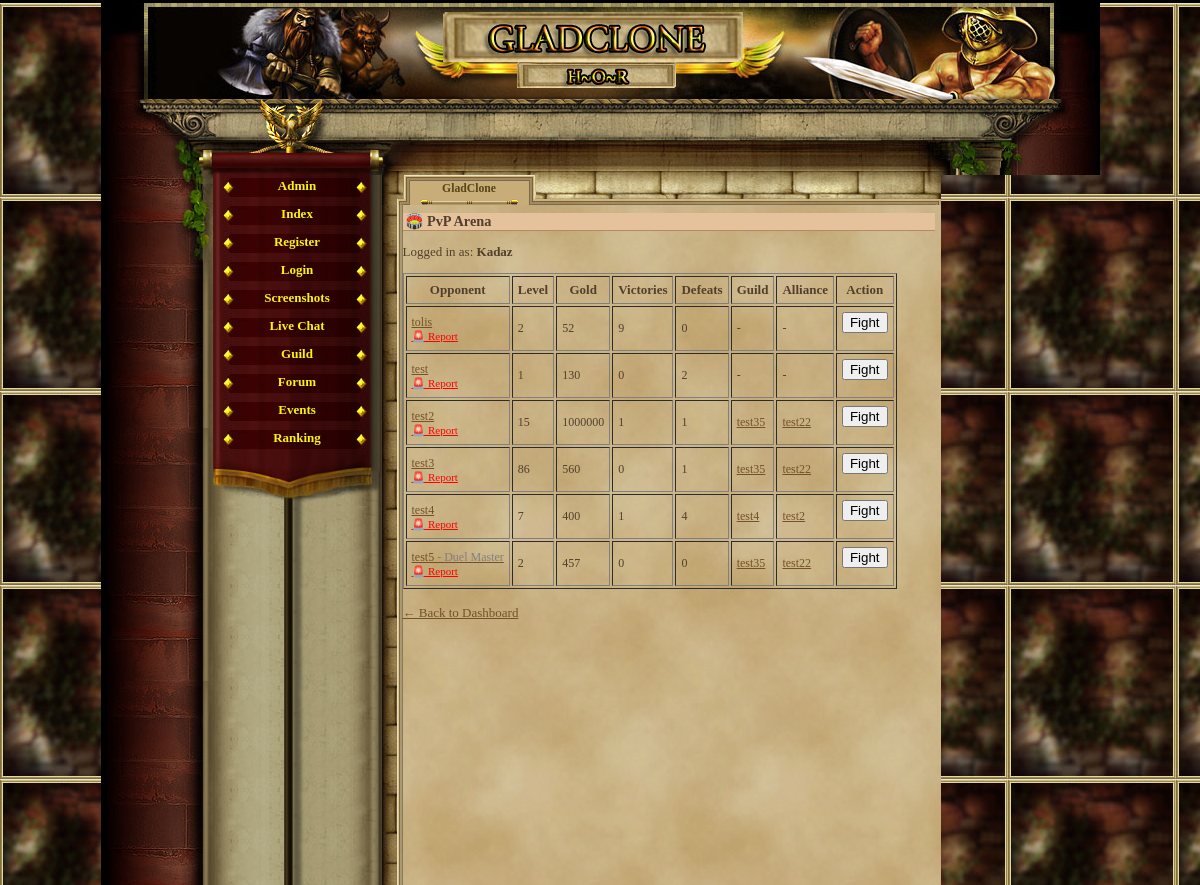
Page /pvp_arena.php (signed in) on the earlier database version.
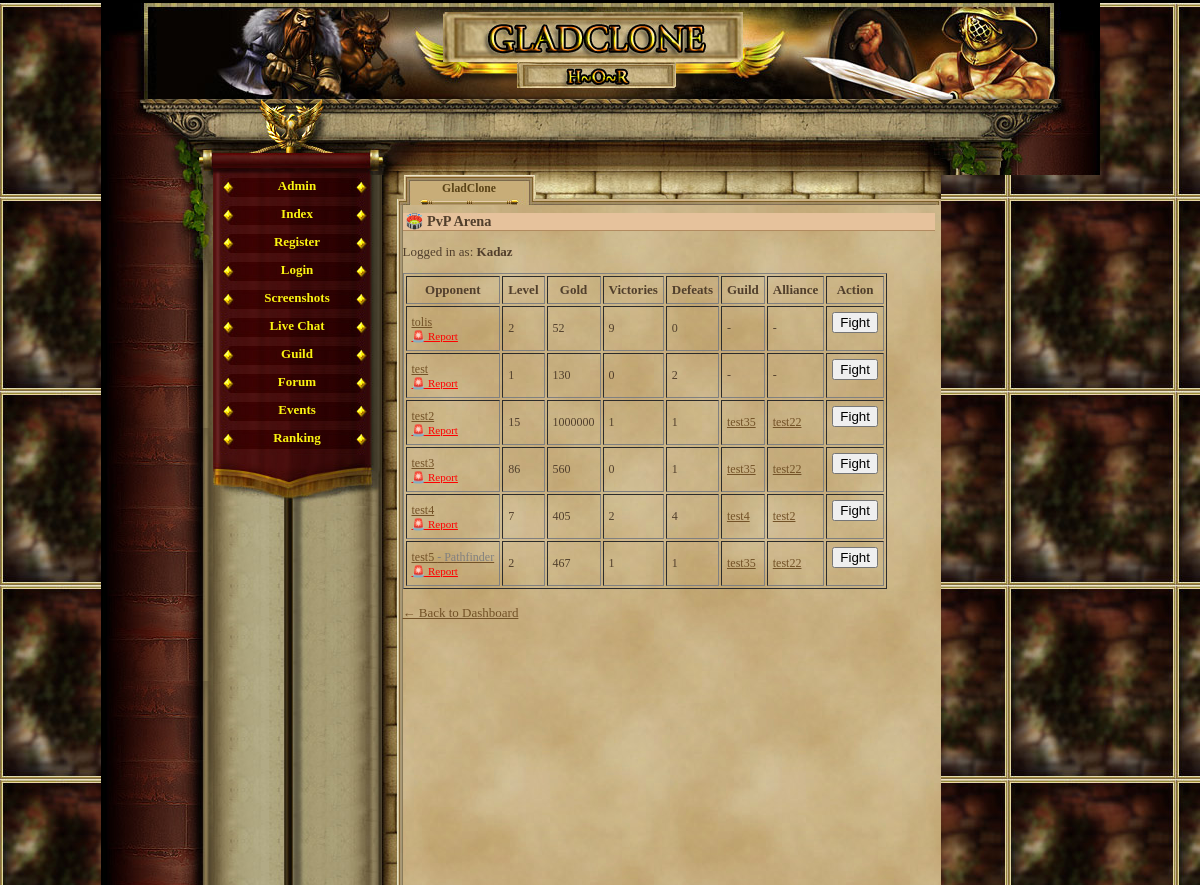
Same page on the later database version.
### tables this page shows
CREATE TABLE `gracze` (
  `id` int(11) NOT NULL AUTO_INCREMENT,
  `gracz` int(11) NOT NULL DEFAULT '0',
  `login` varchar(24) NOT NULL,
  `haslo` varchar(40) NOT NULL,
  `email` varchar(40) NOT NULL,
  `plec` tinyint(4) NOT NULL DEFAULT '0',
  `avatar` tinyint(4) NOT NULL DEFAULT '1',
  `pregunta` text NOT NULL,
  `respuesta` text NOT NULL,
  `rank` int(1) NOT NULL DEFAULT '1',
  `nivel` int(1) NOT NULL DEFAULT '1',
  `exp` int(1) NOT NULL DEFAULT '0',
  `exp_max` int(1) NOT NULL DEFAULT '10',
  `honor` int(1) NOT NULL DEFAULT '0',
  `fama` int(1) NOT NULL DEFAULT '0',
  `victorias` int(1) NOT NULL DEFAULT '0',
  `perdidas` int(1) NOT NULL DEFAULT '0',
  `oro_robado` int(1) NOT NULL DEFAULT '0',
  `oro_perdido` int(1) NOT NULL DEFAULT '0',
  `atak` int(5) NOT NULL DEFAULT '0',
  `obrona` int(3) NOT NULL DEFAULT '0',
  `sila` int(1) NOT NULL DEFAULT '5',
  `sila_i` int(1) NOT NULL DEFAULT '0',
  `sila_max` int(1) NOT NULL DEFAULT '10',
  `zrecznosc` int(1) NOT NULL DEFAULT '5',
  `zrecznosc_i` int(1) NOT NULL DEFAULT '0',
  `zrecznosc_max` int(1) NOT NULL DEFAULT '10',
  `wyrzymalosc` int(1) NOT NULL DEFAULT '5',
  `wyrzymalosc_i` int(1) NOT NULL DEFAULT '0',
  `wyrzymalosc_max` int(1) NOT NULL DEFAULT '10',
  `constitucion` int(1) NOT NULL DEFAULT '5',
  `constitucion_i` int(1) NOT NULL DEFAULT '0',
  `constitucion_max` int(1) NOT NULL DEFAULT '10',
  `carisma` int(1) NOT NULL DEFAULT '5',
  `carisma_i` int(1) NOT NULL DEFAULT '0',
  `carisma_max` int(1) NOT NULL DEFAULT '10',
  `inteligencja` int(1) NOT NULL DEFAULT '5',
  `inteligencja_i` int(1) NOT NULL DEFAULT '0',
  `inteligencja_max` int(1) NOT NULL DEFAULT '10',
  `mdchance` int(1) NOT NULL DEFAULT '0',
  `dhchance` int(1) NOT NULL DEFAULT '0',
  `ctchance` int(1) NOT NULL DEFAULT '0',
  `zycie` int(100) NOT NULL DEFAULT '100',
  `zycie_max` int(100) NOT NULL DEFAULT '100',
  `obrazenia_min` int(1) NOT NULL DEFAULT '0',
  `obrazenia_max` int(3) NOT NULL DEFAULT '2',
  `zloto` int(100) NOT NULL DEFAULT '150',
  `zloto_skarbiec` int(11) NOT NULL,
  `punkty` int(11) NOT NULL,
  `pracuje` int(11) NOT NULL,
  `ostatnia_walka_pvp` int(11) NOT NULL,
  `ostatnia_walka_pvc` int(11) NOT NULL,
  `ostatnio_zregenerowano` int(11) NOT NULL,
  `titulo` varchar(24) NOT NULL DEFAULT 'Newbie',
  `arena_level` int(11) NOT NULL,
  `rubies` int(11) NOT NULL DEFAULT '0',
  `centurion_time` int(11) NOT NULL,
  `reportes` int(1) NOT NULL DEFAULT '0',
  `mensajes` int(1) NOT NULL DEFAULT '0',
  `noticias` int(1) NOT NULL DEFAULT '0',
  `bendicion1_type` int(11) NOT NULL,
  `bendicion1_time` int(11) NOT NULL,
  `bendicion2_type` int(11) NOT NULL,
  `bendicion2_time` int(11) NOT NULL,
  `bendicion3_type` int(11) NOT NULL,
  `bendicion3_time` int(11) NOT NULL,
  `bendicion4_type` int(11) NOT NULL,
  `bendicion4_time` int(11) NOT NULL,
  `ostatnia_aktywnosc` int(11) NOT NULL DEFAULT '0',
  `username_locked` tinyint(1) NOT NULL DEFAULT '0',
  `lock_login` tinyint(1) NOT NULL DEFAULT '0',
  `is_admin` tinyint(1) NOT NULL DEFAULT '0',
  `title` varchar(100) DEFAULT NULL,
  `is_banned` tinyint(1) NOT NULL DEFAULT '0',
  PRIMARY KEY (`id`),
  UNIQUE KEY `login` (`login`)
);

CREATE TABLE `guilds` (
  `id` int(11) NOT NULL AUTO_INCREMENT,
  `name` varchar(50) NOT NULL,
  `tag` varchar(10) NOT NULL,
  `description` text,
  `created_at` datetime DEFAULT CURRENT_TIMESTAMP,
  `flag` varchar(100) DEFAULT NULL,
  PRIMARY KEY (`id`),
  UNIQUE KEY `tag` (`tag`)
);

CREATE TABLE `alliances` (
  `id` int(11) NOT NULL AUTO_INCREMENT,
  `name` varchar(50) NOT NULL,
  `tag` varchar(10) NOT NULL,
  `description` text,
  `created_at` datetime DEFAULT CURRENT_TIMESTAMP,
  `flag` varchar(100) DEFAULT NULL,
  PRIMARY KEY (`id`),
  UNIQUE KEY `tag` (`tag`)
);

### pvp_arena.php (the view, shortened to what this page needs)
<?php
require_once('var/ustawienia.php');
require_once('gora_strony.php');
require_once('menu_l.php');
$player_id = $_SESSION['id'];
$conn->query("UPDATE gracze SET ostatnio_zregenerowano = UNIX_TIMESTAMP() WHERE id = $player_id");
$stmt_self = $conn->prepare("SELECT login FROM gracze WHERE id = ?");
$stmt_self->bind_param("i", $player_id);
$stmt_self->execute();
$stmt_self->bind_result($player_name);
$can_fight = true;
$stmt = $conn->prepare("
    SELECT g.id, g.login, g.title, g.nivel, g.zloto, g.victorias, g.perdidas,
           gu.name AS guild_name, gu.id AS guild_id,
           al.name AS alliance_name, al.id AS alliance_id
    FROM gracze g
    LEFT JOIN guild_members gm ON gm.player_id = g.id
    LEFT JOIN guilds gu ON gu.id = gm.guild_id
    LEFT JOIN alliance_members am ON gu.id = am.guild_id
    LEFT JOIN alliances al ON al.id = am.alliance_id
    WHERE g.id != ?
");
$stmt->bind_param("i", $player_id);
$stmt->execute();
$result = $stmt->get_result();
?>
<h2>🏟️ PvP Arena</h2>
<p>Logged in as: <strong><?= htmlspecialchars($player_name) ?></strong></p>
<table border="1" cellpadding="5">
    <tr>
        <th>Opponent</th>
        <th>Level</th>
        <th>Gold</th>
        <th>Victories</th>
        <th>Defeats</th>
        <th>Guild</th>
        <th>Alliance</th>
        <th>Action</th>
    </tr>
    <?php while ($row = $result->fetch_assoc()): ?>
    <tr>
        <td>
    <a href="player_profile.php?id=<?= $row['id'] ?>">
        <?= htmlspecialchars($row['login']) ?>
        <?php if (!empty($row['title'])): ?>
            <span style="font-size:12px; color:gray;"> - <?= htmlspecialchars($row['title']) ?></span>
        <?php endif; ?>
    </a><br>
    <a href="report_player.php?id=<?= $row['id'] ?>" style="font-size:11px; color:red;">🚨 Report</a>
    </td>
        <td><?= $row['nivel'] ?></td>
        <td><?= $row['zloto'] ?></td>
        <td><?= $row['victorias'] ?></td>
        <td><?= $row['perdidas'] ?></td>
        <td>
            <?php if ($row['guild_name']): ?>
                <a href="guild.php?id=<?= $row['guild_id'] ?>">
                    <?= htmlspecialchars($row['guild_name']) ?>
                </a>
            <?php else: ?>
                <em>-</em>
            <?php endif; ?>
        </td>
        <td>
            <?php if ($row['alliance_name']): ?>
                <a href="alliance_view.php?id=<?= $row['alliance_id'] ?>">
                    <?= htmlspecialchars($row['alliance_name']) ?>
                </a>
            <?php else: ?>
                <em>-</em>
            <?php endif; ?>
        </td>
        <td>
            <?php if ($can_fight): ?>
                <form method="POST" action="pvp_fight.php" onsubmit="return confirm('Fight <?= htmlspecialchars($row['login']) ?>?');">
                    <button type="submit">Fight</button>
                </form>
            <?php else: ?>
                <button disabled>Cooldown</button>
            <?php endif; ?>
        </td>
    </tr>
    <?php endwhile; ?>
</table>
<br><a href="index.php">← Back to Dashboard</a>

### gora_strony.php (shortened to what this page needs)
<html>
	<head>
				<link href="game_05.css" rel="stylesheet" type="text/css" media="screen" />				<style type=text/css></style>
	</head>
<body ><div id="container">
	<div id="header"></div>
	<div id="charvalues_leer">
		<div style="position:relative; left:380px; top:22px; width:500px; height:45px;">
			<div style="position:absolute; width:150px; height:45px; left:0px; top:0px;">
			</div>
			<div style="position:absolute; width:150px; height:45px; left:153px;">
			</div>
			<div style="position:absolute; width:150px; height:45px; left:298px;">
			</div>
		</div>
	</div>
	<div id="main">
		<table cellspacing="0" cellpadding="0" height="100%" border="0">
			<tr height="100%">
				<td height="100%" valign="top" id="leftblock_middle">
					<div id="leftblock_top"></div>
				</td>

### menu_l.php
<?php
         if(empty($_SESSION['user'])){
             echo '
              <td valign="top" id="mainmenu">
                <a class = "menuitem_aktive" href="admin_panel.php" title="Index" target="_self">Admin</a>
                 <a class = "menuitem_aktive" href="index.php" title="Index" target="_self">Index</a>
                 <a class = "menuitem_aktive" href="rejestracja.php" title="Register" target="_self">Register</a>
                 <a class = "menuitem_aktive" href="logowanie.php" title="Login" target="_self">Login</a>
                 <a class = "menuitem_aktive" href="screenshot.php" title="Screenshots" target="_self">Screenshots</a>
				 <a class = "menuitem_aktive" href="chatbox.php" title="Live Chat" target="_self">Live Chat</a>
				 <a class = "menuitem_aktive" href="guild.php" title="Guild" target="_self">Guild</a>
                 <a class = "menuitem_aktive" href="forum.php" title="Forum" target="_self">Forum</a>
                 <a class = "menuitem_aktive" href="event_portal.php" title="Events" target="_self">Events</a>
                 <a class = "menuitem_aktive" href="ranking2.php" title="Ranking" target="_self">Ranking</a>
             ';
         } else {
             echo '              <td valign="top" id="mainmenu">
                 <a class = "menuitem_aktive" href="konto.php" title="User" target="_self">User</a>
			 ';
         }
        ?>
          	<div id="menufooter"></div>
				</td>
				<td id="contentBox" valign="top">
					<table cellspacing="0" cellpadding="0" height="100%" width="100%" border="0">
						<tr style="height:30px;">
							<td id="corner1"></td>
							<td><div class="tab_aktive" ><span>GladClone</span></div>
							<div class="tab_empty" style="background-image:url(img/interface/reiter_c2.jpg);"></div>
							<div class="tab_empty" style="background-image:url(img/interface/reiter_c3.jpg);"></div>
						      <div class="tab_empty" style="background-image:url(img/interface/reiter_c4.jpg);"></div></td>
							<td id="corner2"></td>
						</tr>
						<tr style="height:100%;">
							<td class="border_left"></td>
							<td id="content">

### game_05.css (style rules this page uses)
body, html { margin: 0; padding: 0; font-family:"Palatino Linotype", "Times New Roman", Times, serif; text-align: center; color: #513F2C; background-color: #000; font-size:16px; }
table { font-size:13px; }
h2 { text-align:left; border-bottom:1px solid #b28b60; color:#513F2C; background-color:#e6c29c; margin:8px 0px 0px 0px; padding-left:3px; font-size:1.1em; }
#content td { text-align:left; color:#513F2C; font-weight:normal; font-size: 12px; }
#container { margin: auto; width: 999px; height: 100%; text-align: left; }
#header { margin-top:3px; height: 96px; background-image:url(img/interface/header.jpg); }
#charvalues_leer { height: 76px; background-image:url(img/interface/statusbalken_leer.jpg); }
#main { width: 999px; height:710px; text-align: left; }
a { -moz-user-focus: none; -moz-outline: none; outline: none; }
#leftblock_top { background-image:url(img/interface/pflanze_l.jpg); width:112px; height:135px; }
#leftblock_middle { width:112px; background-image:url(img/interface/bg_l_b.jpg); background-repeat: repeat-y; }
#mainmenu { background-image:url(img/interface/wand_bg_2.jpg); background-repeat:repeat-y; height:100%; }
.menuitem_aktive { display:block; text-align:center; background-image:url(img/interface/navi_b.jpg); width:169px; height:25px; color: #FAF311; text-decoration: none; padding-top:3px; font-weight:bold; }
#menufooter { background-image:url(img/interface/navi_abschluss.jpg); width:169px; height:51px; }
#contentBox { width:559px; height:100%; background-image:url(img/interface/papierus.jpg); background-repeat:repeat; }
#content { height:560px; vertical-align:top; }
#content a { color:#735227; }
#corner1 { background-image:url(img/interface/papier_ecke_l.jpg); width:21px; height:30px; }
#corner2 { background-image:url(img/interface/papier_ecke_r.jpg); width:6px; height:30px; }
.border_left { background-image:url(img/interface/papier_rahmen_l.jpg); background-repeat:repeat-y; }
.tab_empty { text-align:center; float:left; background-position:top left; background-repeat:no-repeat; height: 30px; width: 133px; }
.tab_aktive { text-align:center; float:left; background-image:url(img/interface/reiter_a.jpg); background-position:top left; background-repeat:no-repeat; height: 30px; width: 133px; }
.tab_aktive span { position: relative; top:7px; color: #5A4317; font-size:0.9em; text-decoration: none; font-weight:bold; }
#market_item_table td, th { padding-left: 5px; }

### pvp_arena.php (style rules this page uses)
body { background-image: url('images/background.jpg'); }

Differences in the rows shown:
changed gracze "test4": zloto "400" → "405"; victorias "1" → "2"
changed gracze "test5": title "Duel Master" → "Pathfinder"; zloto "457" → "467"; victorias "0" → "1"; perdidas "0" → "1"
